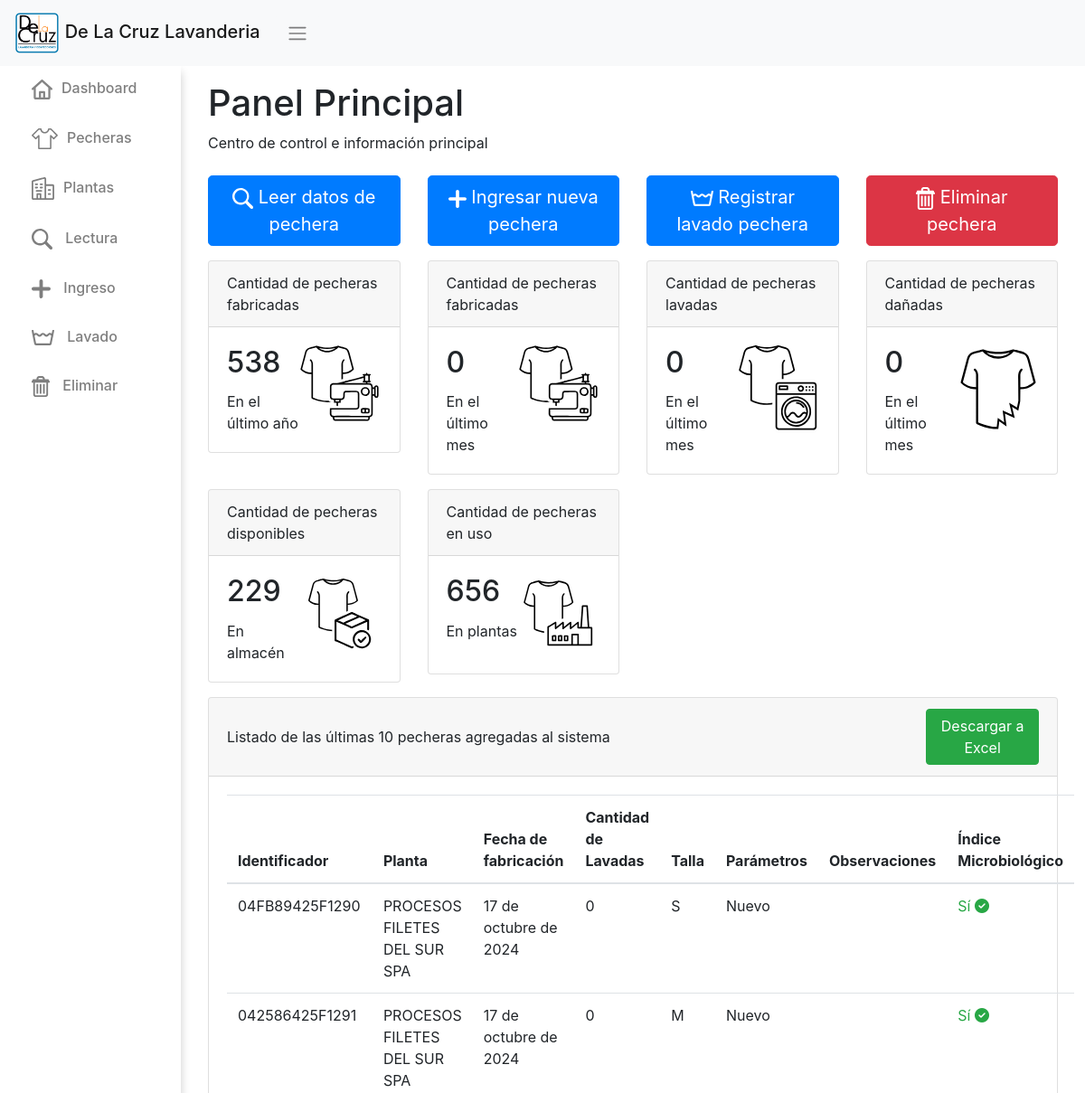
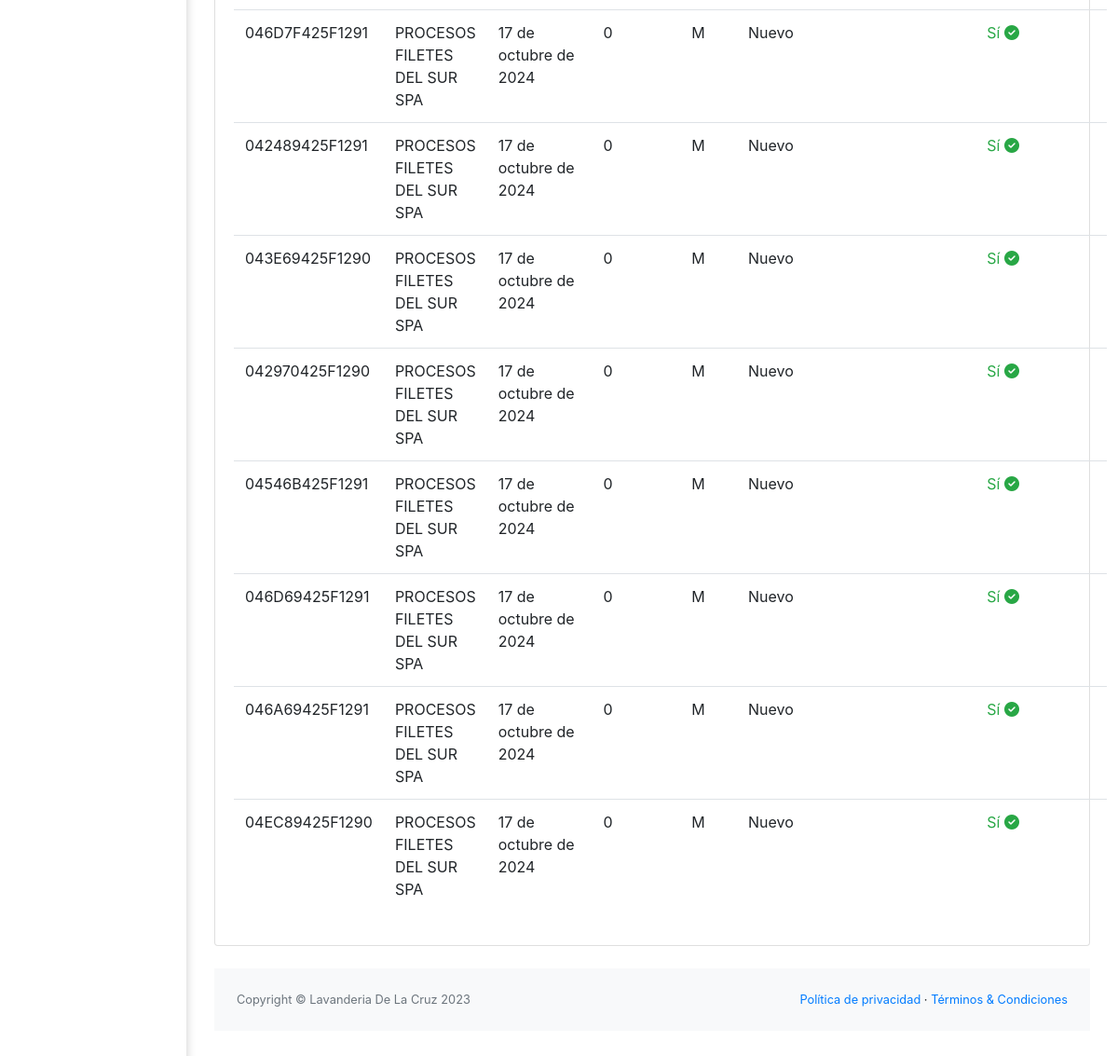
/, run on an earlier commit of the app's database (2 pictures, top to bottom).
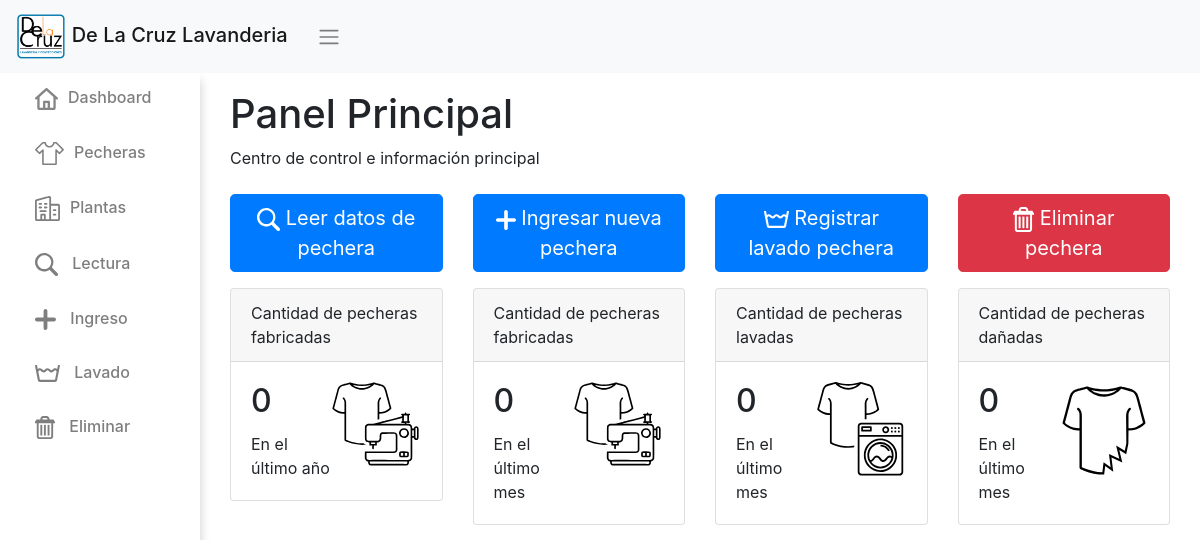
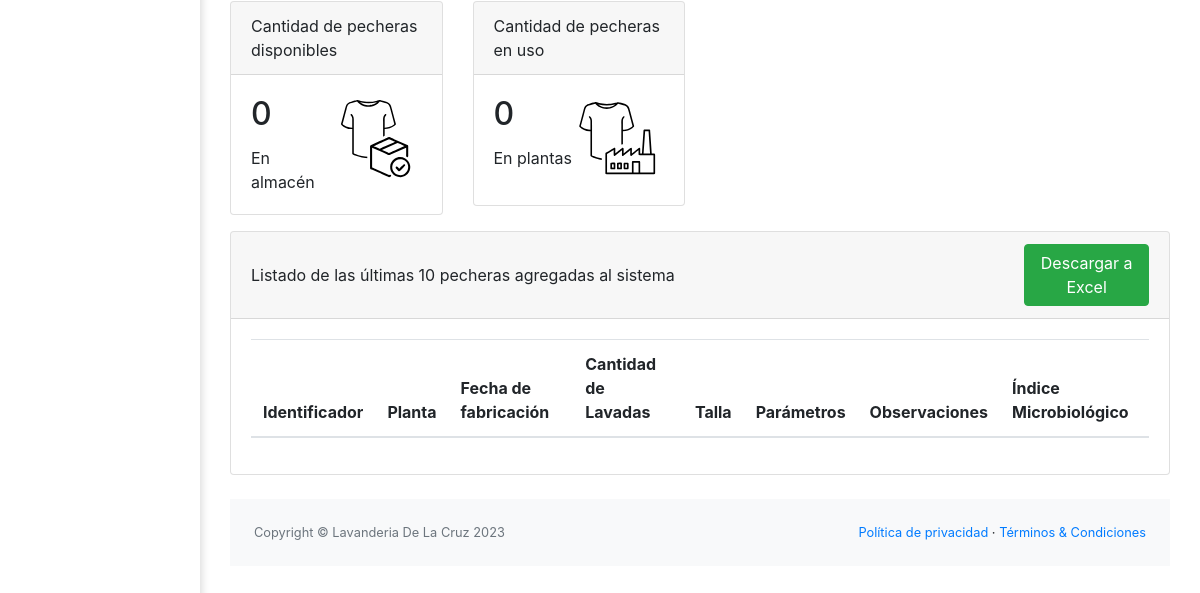
And on a later commit of the database (2 pictures, top to bottom).
### app/models.py (models this page shows, shortened)
class Pechera(models.Model):
    id_pechera = models.CharField(max_length=100, unique=True)
    fecha_fabricacion = models.DateField(null=True)
    talla = models.CharField(max_length=5)
    cantidad_lavados = models.IntegerField(default=0)
    observaciones = models.CharField(max_length=500, blank=True)
    planta = models.IntegerField (choices=PLANTAS_CHOICES,default=1)
    parameters = models.CharField(max_length=50, choices=PARAMETERS_CHOICES, default='1')
    indice_microbiologico = models.CharField(max_length=2, choices=OPCIONES_INDICE, default='Si', verbose_name="Índice Microbiológico")
    eliminada = models.BooleanField(default=False)

### app/views.py (the view)
# urls.py: path('', index, name='index'),
def index(request):
    latest_pecheras = Pechera.objects.exclude(eliminada=True).order_by('-fecha_fabricacion')[:10]
    today = datetime.now()
    last_year = today - timedelta(days=365)
    manufactured_last_year = Pechera.objects.filter(fecha_fabricacion__gte=last_year).count()
    last_month = today - timedelta(days=30)
    manufactured_last_month = Pechera.objects.filter(fecha_fabricacion__gte=last_month).count()
    washed_last_month = Lavado.objects.filter(fecha_lavado__gte=last_month).count()
    faulty_last_month = Pechera.objects.filter(eliminada=True, fecha_fabricacion__gte=last_month).count()
    disponibles = Pechera.objects.filter(planta__icontains=1,eliminada=False).count()
    pecheras_no_eliminadas = Pechera.objects.exclude(eliminada=True)[:]
    planta = pecheras_no_eliminadas.exclude(planta__iexact=1).count()
    context = {
        'latest_pecheras': latest_pecheras,
        'manufactured_last_year': manufactured_last_year,
        'manufactured_last_month': manufactured_last_month,
        'faulty_last_month': faulty_last_month,
        'washed_last_month': washed_last_month,
        'disponibles': disponibles,
        'planta': planta,
    }
    return render(request, 'app/index.html', context)

### app/templates/app/index.html (shortened to what this page needs)
{% extends 'app/base.html' %}
{% load static %}
{% block contenido %}
  <h1>Panel Principal</h1>
  <Spam>Centro de control e información principal</Spam><br /><br/>
  <div class="row">
    <div class="col-sm-3 mb-3"><a class="btn btn-primary btn-block btn-lg" href="{% url 'lectura' %}" role="button"><img src="{% static 'app\img\lecturaw.svg' %}" width="23" alt="icono lavado" id="iconow"> Leer datos de pechera</a></div>
    <div class="col-sm-3 mb-3"><a class="btn btn-primary btn-block btn-lg" href="{% url 'ingreso' %}" role="button"><img src="{% static 'app\img\plusw.svg' %}" width="20" alt="icono lavado" id="iconow"> Ingresar nueva pechera</a></div>
    <div class="col-sm-3 mb-3"><a class="btn btn-primary btn-block btn-lg" href="{% url 'lavado' %}" role="button"><img src="{% static 'app\img\lavadow.svg' %}" width="25" alt="icono lavado" id="iconow"> Registrar lavado pechera</a></div>
    <div class="col-sm-3 mb-3"><a class="btn btn-danger btn-block btn-lg" href="{% url 'eliminar' %}" role="button"><img src="{% static 'app\img\eliminarw.svg' %}" height="25" alt="icono eliminar" id="iconow"> Eliminar pechera</a></div>
  </div>
  <div class="row">
    <div class="col-sm-3 mb-3">
      <div class="card">
        <div class="card-header">Cantidad de pecheras fabricadas</div>
        <div class="card-body">
          <img src="{% static 'app\img\fabricadas.svg' %}" width="90" alt="fabricadas" style="float: right;">
          <h2 class="card-title">{{ manufactured_last_year }}</h2>
          <p class="card-text">En el último año</p>
        </div>
      </div>
    </div>
    <div class="col-sm-3 mb-3">
      <div class="card">
        <div class="card-header">Cantidad de pecheras fabricadas</div>
        <div class="card-body">
          <img src="{% static 'app\img\fabricadas.svg' %}" width="90" alt="fabricadas" style="float: right;">
          <h2 class="card-title">{{ manufactured_last_month }}</h2>
          <p class="card-text">En el último mes</p>
        </div>
      </div>
    </div>
    <div class="col-sm-3 mb-3">
      <div class="card">
        <div class="card-header">Cantidad de pecheras lavadas</div>
        <div class="card-body">
          <img src="{% static 'app\img\lavadas.svg' %}" width="90" alt="lavadas" style="float: right;">
          <h2 class="card-title">{{ washed_last_month }}</h2>
          <p class="card-text">En el último mes</p>
        </div>
      </div>
    </div>
    <div class="col-sm-3 mb-3">
      <div class="card">
        <div class="card-header">Cantidad de pecheras dañadas</div>
        <div class="card-body">
          <img src="{% static 'app\img\defectuosas.svg' %}" width="90" alt="defectuosas" style="float: right;">
          <h2 class="card-title">{{ faulty_last_month }}</h2>
          <p class="card-text">En el último mes</p>
        </div>
      </div>
    </div>
  </div>
  <div class="row">
    <div class="col-sm-3 mb-3">
      <div class="card">
        <div class="card-header">Cantidad de pecheras disponibles</div>
        <div class="card-body">
          <img src="{% static 'app\img\disponibles.svg' %}" width="90" alt="fabricadas" style="float: right;">
          <h2 class="card-title">{{ disponibles }}</h2>
          <p class="card-text">En almacén</p>
        </div>
      </div>
    </div>
    <div class="col-sm-3 mb-3">
      <div class="card">
        <div class="card-header">Cantidad de pecheras en uso</div>
        <div class="card-body">
          <img src="{% static 'app\img\planta.svg' %}" width="90" alt="fabricadas" style="float: right;">
          <h2 class="card-title">{{ planta }}</h2>
          <p class="card-text">En plantas</p>
        </div>
      </div>
    </div>
  </div>
  <div class="card mb-4">
    <div class="card-header">
      <div class="row" style="display: flex; justify-content: center; align-items: center;">
        <div class="col-sm-10">Listado de las últimas 10 pecheras agregadas al sistema</div>
        <div class="col-sm-2"><a class="btn btn-success btn-block" href="{% url 'exportar_a_excel' %}" role="button" style="margin-left: auto;" id="hide-mobile">Descargar a Excel</a></div>
      </div>
    </div>
    <div class="card-body">
      <table class="table table-responsive-sm table-fluid">
        <thead>
          <tr>
            <th>Identificador</th>
            <th>Planta</th>
            <th>Fecha de fabricación</th>
            <th>Cantidad de Lavadas</th>
            <th>Talla</th>
            <th>Parámetros</th>
            <th>Observaciones</th>
            <th>Índice Microbiológico</th>
          </tr>
        </thead>
        <tbody>
          {% for pechera in latest_pecheras %}
            <tr>
              <td>{{ pechera.id_pechera }}</td>
              <td>{{ pechera.get_planta_display }}</td>
              <td>{{ pechera.fecha_fabricacion }}</td>
              <td>{{ pechera.cantidad_lavados }}</td>
              <td>{{ pechera.talla }}</td>
              <td>{{ pechera.get_parameters_display }}</td>
              <td>{{ pechera.observaciones }}</td>
              <td>
                {% if pechera.indice_microbiologico == 'No' %}
                  <span class="text-danger">No</span>
                  <i class="fas fa-exclamation-triangle text-danger"></i>
                {% elif pechera.indice_microbiologico == 'Si' %}
                  <span class="text-success">Sí</span>
                  <i class="fas fa-check-circle text-success"></i>
                {% else %}
                  <span class="text-warning">Valor no reconocido: {{ pechera.indice_microbiologico }}</span>
                {% endif %}
              </td>
            </tr>
          {% endfor %}
        </tbody>
      </table>
    </div>
  </div>
{% endblock %}

### app/templates/app/base.html (shortened to what this page needs)
<!DOCTYPE html>
<html lang="en">
  <head>
    {% load static %}
    <link rel="stylesheet" type="text/css" href="{% static 'app/css/style.css' %}" />
    <link rel="stylesheet" href="https://cdn.jsdelivr.net/npm/bootstrap@4.3.1/dist/css/bootstrap.min.css" />
  </head>
  <body>
    <nav class="navbar navbar-expand-lg navbar-light bg-light" id="barra">
      <a class="navbar-brand" href="https://delacruzlavanderia.cl/">
        <img src="{% static 'app\img\Logo.png' %}" width="50" alt="logo" />
        <span class="h5">De La Cruz Lavanderia</span>
      </a>
      <button class="btn btn-light" id="toggleBtn"><span class="navbar-toggler-icon"></span></button>
    </nav>
    <div class="sidenav" id="mySidenav">
      <a class="nav-link" href="{% url 'index' %}"><img src="{% static 'app\img\home.svg' %}" width="33" alt="icono home" id="icono">Dashboard</a>
      <a class="nav-link" href="{% url 'listado' %}"><img src="{% static 'app\img\pechera.svg' %}" width="39" alt="icono pechera" id="icono">Pecheras</a>
      <a class="nav-link" href="{% url 'plantas' %}"><img src="{% static 'app\img\plantas.svg' %}" width="35" alt="icono edificio" id="icono">Plantas</a>
      <a class="nav-link" href="{% url 'lectura' %}"><img src="{% static 'app\img\lectura.svg' %}" width="33" alt="icono lupa" id="icono"> Lectura</a>
      <a class="nav-link" href="{% url 'ingreso' %}"><img src="{% static 'app\img\plus.svg' %}" width="31" alt="icono suma" id="icono"> Ingreso</a>
      <a class="nav-link" href="{% url 'lavado' %}"><img src="{% static 'app\img\lavado.svg' %}" width="35" alt="icono lavado" id="icono"> Lavado</a>
      <a class="nav-link" href="{% url 'eliminar' %}"><img src="{% static 'app\img\eliminar.svg' %}" width="30" alt="icono eliminar" id="icono"> Eliminar</a>
    </div>
    <div id="contenido">
      {% block contenido %}
      {% endblock %}
      <footer class="py-4 bg-light mt-auto" id="pie">
        <div class="container-fluid px-4">
          <div class="d-flex align-items-center justify-content-between small">
            <div class="text-muted">Copyright &copy; Lavanderia De La Cruz 2023</div>
            <div>
              <a href="#">Política de privacidad</a>
              &middot;
              <a href="#">Términos &amp; Condiciones</a>
            </div>
          </div>
        </div>
      </footer>
    </div>
  </body>
</html>

### app/static/app/css/style.css (style rules this page uses)
body { margin: 0; padding: 0; }
#contenido { margin-left: 200px; }
#barra { z-index: 1; width: 100%; position: fixed; }
.sidenav { position: fixed; width: 200px; height: 100%; left: 0; bottom: 0; top: 70px; background-color: white; transition: 0.3s; box-shadow: 0px 10px 10px rgba(0, 0, 0, 0.2); }
.sidenav a { padding: 15px 35px; text-decoration: none; font-size: medium; font-weight: 500; color: black; display: block; transition: 0.2s; opacity: 0.5; }
#icono { padding-right: 10px; }
#iconow { padding-right: 10; }
#contenido { transition: margin-left .3s; padding: 90px 30px; }
#pie { position: static; bottom: 0; left: 0; right: 0; }
@media only screen and (min-device-width: 481px) { #hide-mobile { display: block; } }

What changed in the data, as far as the page shows it:
removed Pechera: id_pechera "04FB89425F1290", planta "PROCESOS FILETES DEL SUR SPA", fecha_fabricacion "17 de octubre de 2024", cantidad_lavados "0", talla "S", parameters "Nuevo", indice_microbiologico "Sí"
removed Pechera: id_pechera "042586425F1291", planta "PROCESOS FILETES DEL SUR SPA", fecha_fabricacion "17 de octubre de 2024", cantidad_lavados "0", talla "M", parameters "Nuevo", indice_microbiologico "Sí"
removed Pechera: id_pechera "046D7F425F1291", planta "PROCESOS FILETES DEL SUR SPA", fecha_fabricacion "17 de octubre de 2024", cantidad_lavados "0", talla "M", parameters "Nuevo", indice_microbiologico "Sí"
removed Pechera: id_pechera "042489425F1291", planta "PROCESOS FILETES DEL SUR SPA", fecha_fabricacion "17 de octubre de 2024", cantidad_lavados "0", talla "M", parameters "Nuevo", indice_microbiologico "Sí"
removed Pechera: id_pechera "043E69425F1290", planta "PROCESOS FILETES DEL SUR SPA", fecha_fabricacion "17 de octubre de 2024", cantidad_lavados "0", talla "M", parameters "Nuevo", indice_microbiologico "Sí"
removed Pechera: id_pechera "042970425F1290", planta "PROCESOS FILETES DEL SUR SPA", fecha_fabricacion "17 de octubre de 2024", cantidad_lavados "0", talla "M", parameters "Nuevo", indice_microbiologico "Sí"
removed Pechera: id_pechera "04546B425F1291", planta "PROCESOS FILETES DEL SUR SPA", fecha_fabricacion "17 de octubre de 2024", cantidad_lavados "0", talla "M", parameters "Nuevo", indice_microbiologico "Sí"
removed Pechera: id_pechera "046D69425F1291", planta "PROCESOS FILETES DEL SUR SPA", fecha_fabricacion "17 de octubre de 2024", cantidad_lavados "0", talla "M", parameters "Nuevo", indice_microbiologico "Sí"
removed Pechera: id_pechera "046A69425F1291", planta "PROCESOS FILETES DEL SUR SPA", fecha_fabricacion "17 de octubre de 2024", cantidad_lavados "0", talla "M", parameters "Nuevo", indice_microbiologico "Sí"
removed Pechera: id_pechera "04EC89425F1290", planta "PROCESOS FILETES DEL SUR SPA", fecha_fabricacion "17 de octubre de 2024", cantidad_lavados "0", talla "M", parameters "Nuevo", indice_microbiologico "Sí"
Also different on the page:
{{ manufactured_last_year }}: "538" → "0"
{{ disponibles }}: "229" → "0"
{{ planta }}: "656" → "0"
